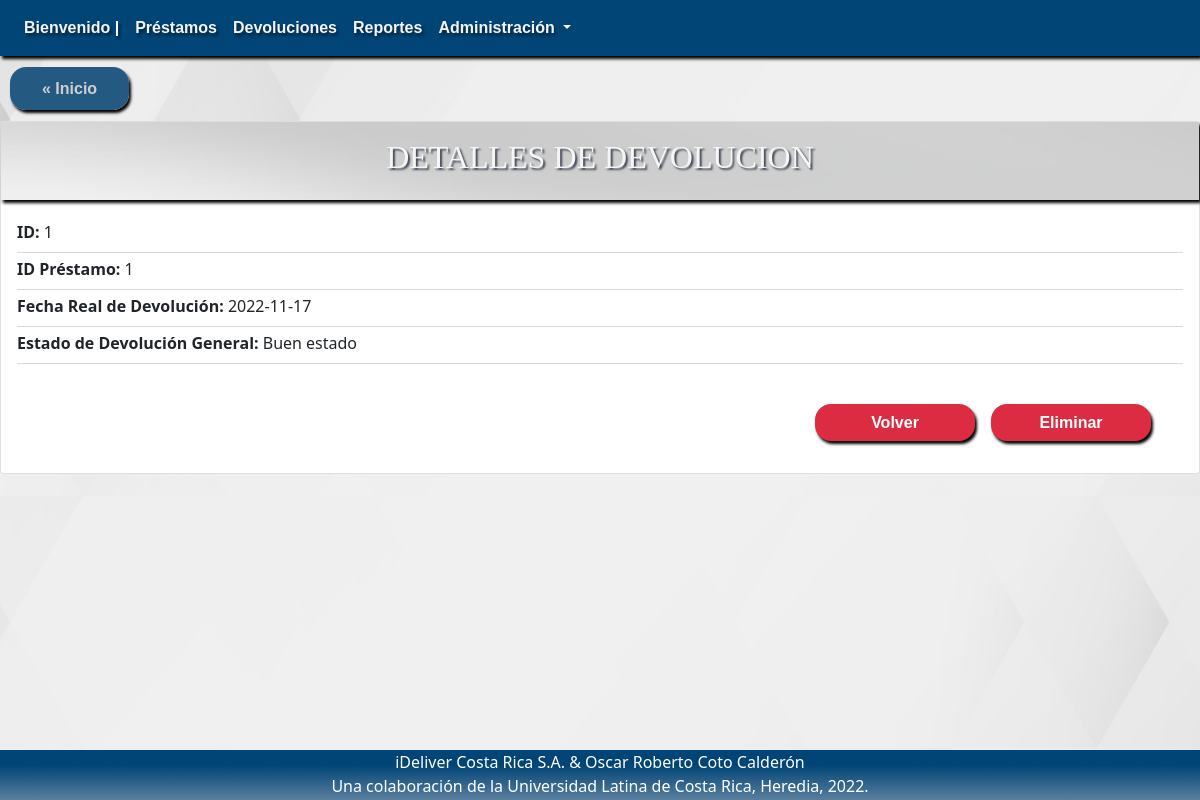
The page /?c=detalleDevolucion&idDevolucion=1 on the database its author committed.
### tables this page shows
CREATE TABLE `devolucion` (
  `idDevolucion` int(11) NOT NULL,
  `idPrestamo` int(11) NOT NULL,
  `fechaRealDevolucion` date DEFAULT current_timestamp(),
  `idEstadoDevolucionGeneral` int(11) NOT NULL
);

CREATE TABLE `estadodevoluciongeneral` (
  `idEstadoDevolucionGeneral` int(11) NOT NULL,
  `descripcionEstadoDevolucionGeneral` varchar(50) DEFAULT NULL
);

### Controller/detalleDevolucion.php (called while the page is built, shortened)
<?php
include 'model/Devolucion.php';
$devolucionId = $_GET['idDevolucion'];
$sDevolucion = new Devolucion();
    $selectDevolucion = $sDevolucion->seleccionarDevolucion($devolucionId);
    $EstadoDevGnrl = new EstadoDevolucionGen();
    $allEstadoDevGnrl = $EstadoDevGnrl->seleccionarAllEstadoDevolucionGen();
include 'view/verDetalleDevolucion.php';

### Model/Devolucion.php (called while the page is built, shortened)
<?php
include_once "model/EstadoDevolucionGeneral.php";
class Devolucion {
    public function __construct($idDevolucion = 0, $idPrestamo = 0,$fechaRealDevolucion = "",$idEstadoDevolucionGeneral= 0) {
        $this->idDevolucion = $idDevolucion;
        $this->idPrestamo = $idPrestamo;
        $this->fechaRealDevolucion = $fechaRealDevolucion;
        $this->idEstadoDevolucionGeneral = $idEstadoDevolucionGeneral;
    }
    function seleccionarDevolucion($idDevolucion = 0) {
        $query = "SELECT * FROM devolucion";
        if ($idDevolucion) {
            $query .= " where idDevolucion = '$idDevolucion'";
        }
        $pdo = new Connection();
        $pdo = $pdo->open();
        $result = $pdo->query($query);
        $rows = [];
        foreach ($result->fetchAll() as $row) {
            $rows[] = new Devolucion($row['idDevolucion'], $row['idPrestamo'],
            $row['fechaRealDevolucion'],$row['idEstadoDevolucionGeneral']);
        }
        return $rows;
    }
}

### Model/EstadoDevolucionGeneral.php (called while the page is built, shortened)
<?php
class EstadoDevolucionGen {
    public function __construct($idEstadoDevolucionGeneral = 0, $descripcionEstadoDevolucionGeneral = "") {
        $this->idEstadoDevolucionGeneral = $idEstadoDevolucionGeneral;
        $this->descripcionEstadoDevolucionGeneral = $descripcionEstadoDevolucionGeneral;
    }
    function seleccionarAllEstadoDevolucionGen() {
        $query = "SELECT * FROM estadodevoluciongeneral";
        $pdo = new Connection();
        $pdo = $pdo->open();
        $result = $pdo->query($query);
        $rows = [];
        foreach ($result->fetchAll() as $row) {
            $rows[] = new EstadoDevolucionGen($row['idEstadoDevolucionGeneral'], $row['descripcionEstadoDevolucionGeneral']);
        }
        return $rows;
    }
}

### View/verDetalleDevolucion.php (the view, shortened to what this page needs)
<div class="upside">
    <a href="index.php" class="Inicio">« Inicio</a>
</div>
<div class="card" id="ListaCompleta">
    <div class="card-title">
        <h2> DETALLES DE DEVOLUCION </h2>
    </div>
    <?php
        foreach ($selectDevolucion as $value) {    ?>
    <div class="card-body">
        <p class="card-subtitle mb-2" id="card-subtitle">
            <strong>ID: </strong> <?php echo $value->idDevolucion; ?></p>
                <div class="dropdown-divider"></div>
        <p class="card-subtitle mb-2" id="card-subtitle">
            <strong>ID Préstamo: </strong> <?php echo $value->idPrestamo; ?></p>
                    <div class="dropdown-divider"></div>
        <p class="card-subtitle mb-2" id="card-subtitle">
            <strong> Fecha Real de Devolución: </strong><?php echo $value->fechaRealDevolucion; ?></p>
                <div class="dropdown-divider"></div>
        <p class="card-subtitle mb-2" id="card-subtitle">
            <strong>Estado de Devolución General: </strong>
            <?php foreach ($allEstadoDevGnrl as $valor2) {
                if ($value->idEstadoDevolucionGeneral == $valor2->idEstadoDevolucionGeneral) { ?>
                    <?php echo $valor2->descripcionEstadoDevolucionGeneral	; ?>
            <?php } } ?>
        </p>
                <div class="dropdown-divider"></div>
    </div>
    <div class="card-dfooter">
        <a href="?c=eliminarDevolucion&idDevolucion=<?php echo $value->idDevolucion; ?>" class="card-link">Eliminar</a>
        <a href="?c=detalleAllDevolucion" class="card-link">Volver</a>
    </div>
    <?php   }  ?>
</div>

### css/style.css (style rules this page uses)
body { background-image: url("../img/CIDM_wallpaper.jpg"); background-position: center; background-attachment: fixed; background-size:cover; }
.card { margin: auto; width: 100%; display: flexbox; }
.card .card-title { background-image: url("../img/card-subtitle-wallpaper.jpg"); color: whitesmoke; text-align: center; font-family: "Arial Black"; box-shadow: 2px 3px 3px black; }
.card .card-title h2 { text-shadow: 2px 2px 2px #3F4756; padding: 1rem; }

### css/style1.css (style rules this page uses)
#ListaCompleta { margin-top: 10px; width: inherit; }
.upside { margin-top: 20px; margin-left: 10px; margin-bottom: 20px; }
.upside .Inicio { margin: auto; padding: 0.8rem 2rem; text-align: center; background: #245a81; color: #cfcfcf; text-decoration: none; width: 50%; box-shadow: 2px 3px 3px black; font-family: "Arial", Arial, sans-serif; font-weight: bold; border-radius: 1rem; }
.card-dfooter { margin-top: 1rem; margin-right: 2rem; margin-bottom: 2rem; }
.card-dfooter .card-link { float: right; margin-right: 1rem; padding: 0.4rem 2rem; text-align: center; background: #dc2c41; color: white; text-decoration: none; width: 10rem; box-shadow: 2px 3px 3px black; font-family: "Arial", Arial, sans-serif; font-weight: bold; border-radius: 1rem; }

### rows shown on the page
devolucion: idDevolucion "1", idPrestamo "1", fechaRealDevolucion "2022-11-17"
estadodevoluciongeneral: descripcionEstadoDevolucionGeneral "Buen estado"
